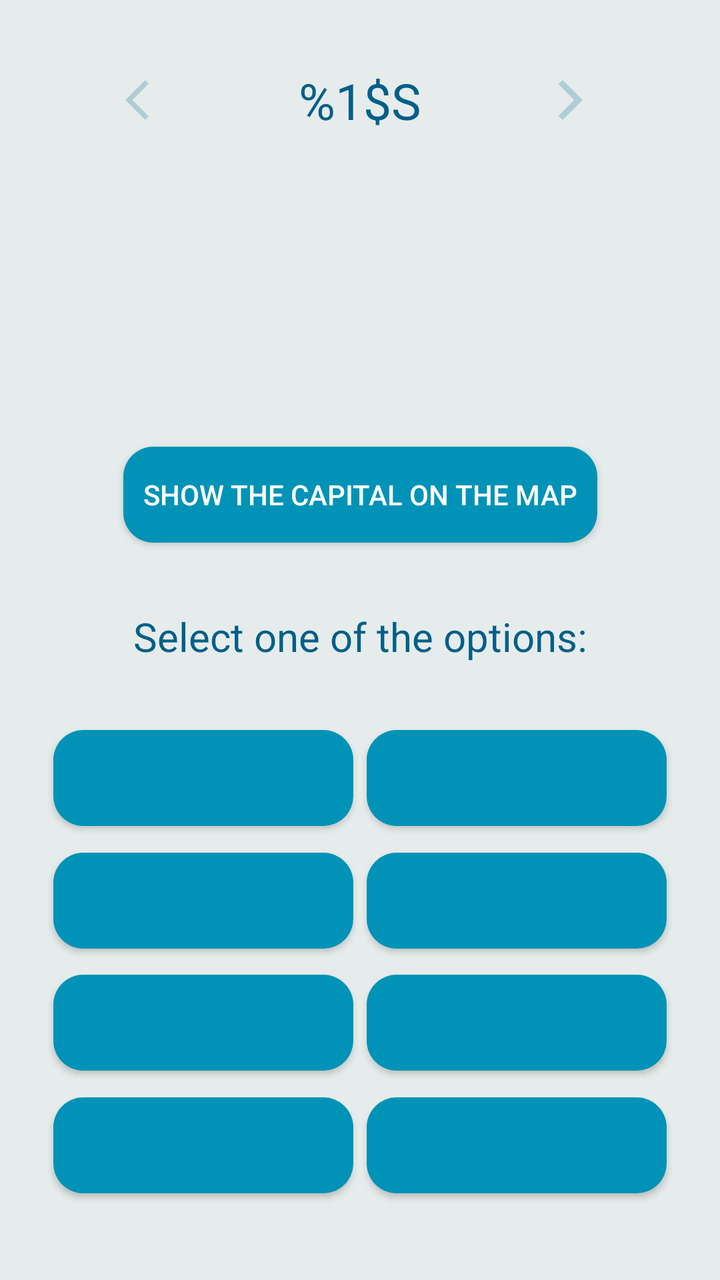
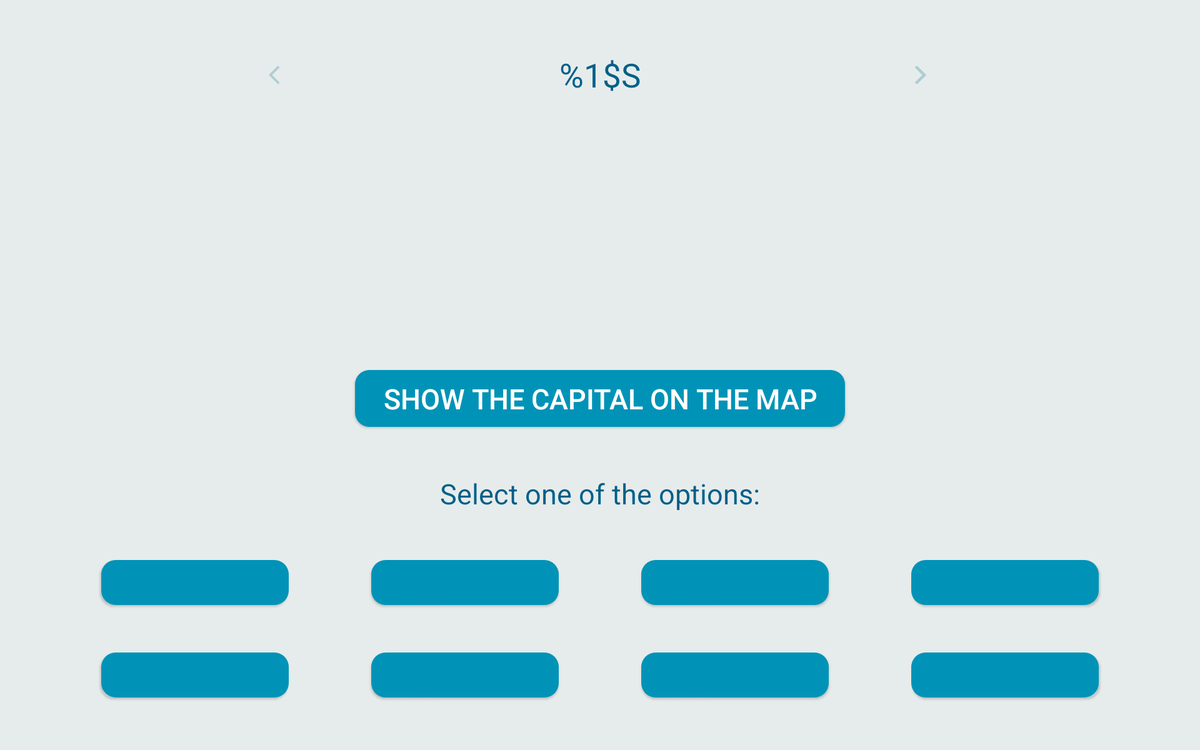

An Android layout and its configuration variant, each rendered on a device that would load it. The default file and the variant file are quoted in full after the pictures.
<!-- AndroidManifest.xml: application theme AppTheme -->
<!-- res/layout/fragment_country_capital.xml -->
<?xml version="1.0" encoding="utf-8"?>
<androidx.constraintlayout.widget.ConstraintLayout xmlns:android="http://schemas.android.com/apk/res/android"
    xmlns:app="http://schemas.android.com/apk/res-auto"
    android:id="@+id/constraint_layout"
    android:layout_width="match_parent"
    android:layout_height="match_parent"
    android:elevation="6dp">

    <ImageView
        android:id="@+id/swipe_right"
        android:layout_width="wrap_content"
        android:layout_height="wrap_content"
        android:contentDescription="@string/swipe_right"
        android:src="@drawable/ic_swipe_right"
        app:layout_constraintBottom_toBottomOf="@+id/question_view"
        app:layout_constraintEnd_toEndOf="parent"
        app:layout_constraintStart_toEndOf="@+id/question_view"
        app:layout_constraintTop_toTopOf="@+id/question_view" />

    <ImageView
        android:id="@+id/swipe_left"
        android:layout_width="wrap_content"
        android:layout_height="wrap_content"
        android:contentDescription="@string/swipe_left"
        android:src="@drawable/ic_swipe_left"
        app:layout_constraintBottom_toBottomOf="@+id/question_view"
        app:layout_constraintEnd_toStartOf="@+id/question_view"
        app:layout_constraintStart_toStartOf="parent"
        app:layout_constraintTop_toTopOf="@+id/question_view" />

    <TextView
        android:id="@+id/question_view"
        android:layout_width="wrap_content"
        android:layout_height="wrap_content"
        android:layout_marginStart="20dp"
        android:layout_marginTop="20dp"
        android:layout_marginEnd="20dp"
        android:gravity="center"
        android:text="@string/question_text"
        android:textAllCaps="true"
        android:textSize="25sp"
        app:layout_constraintBottom_toTopOf="@+id/flag_button"
        app:layout_constraintEnd_toEndOf="parent"
        app:layout_constraintHorizontal_bias="0.5"
        app:layout_constraintStart_toStartOf="parent"
        app:layout_constraintTop_toTopOf="parent" />

    <ImageButton
        android:id="@+id/flag_button"
        style="?android:attr/borderlessButtonStyle"
        android:layout_width="200dp"
        android:layout_height="100dp"
        android:layout_marginTop="10dp"
        android:contentDescription="@string/content_description_flag"
        android:scaleType="fitCenter"
        android:translationZ="2dp"
        app:layout_constraintBottom_toTopOf="@+id/map_button"
        app:layout_constraintEnd_toEndOf="parent"
        app:layout_constraintHorizontal_bias="0.5"
        app:layout_constraintStart_toStartOf="parent"
        app:layout_constraintTop_toBottomOf="@+id/question_view" />

    <TextView
        android:id="@+id/choice"
        android:layout_width="match_parent"
        android:layout_height="wrap_content"
        android:layout_marginTop="20dp"
        android:gravity="center"
        android:text="@string/choice"
        android:textSize="20sp"
        app:layout_constraintBottom_toTopOf="@+id/capital_button1"
        app:layout_constraintTop_toBottomOf="@+id/map_button" />

    <Button
        android:id="@+id/map_button"
        android:layout_width="wrap_content"
        android:layout_height="wrap_content"
        android:layout_marginStart="20dp"
        android:layout_marginTop="20dp"
        android:layout_marginEnd="20dp"
        android:text="@string/map_button_enable"
        app:layout_constraintBottom_toTopOf="@+id/choice"
        app:layout_constraintEnd_toEndOf="parent"
        app:layout_constraintHorizontal_bias="0.5"
        app:layout_constraintStart_toStartOf="parent"
        app:layout_constraintTop_toBottomOf="@+id/flag_button" />

    <Button
        android:id="@+id/capital_button1"
        android:layout_width="150dp"
        android:layout_height="wrap_content"
        android:layout_marginStart="20dp"
        android:layout_marginTop="20dp"
        app:layout_constraintBottom_toTopOf="@+id/capital_button3"
        app:layout_constraintEnd_toStartOf="@+id/capital_button2"
        app:layout_constraintHorizontal_bias="0.5"
        app:layout_constraintStart_toStartOf="parent"
        app:layout_constraintTop_toBottomOf="@+id/choice" />

    <Button
        android:id="@+id/capital_button2"
        android:layout_width="150dp"
        android:layout_height="wrap_content"
        android:layout_marginTop="20dp"
        android:layout_marginEnd="20dp"
        app:layout_constraintBottom_toTopOf="@+id/capital_button4"
        app:layout_constraintEnd_toEndOf="parent"
        app:layout_constraintHorizontal_bias="0.5"
        app:layout_constraintStart_toEndOf="@+id/capital_button1"
        app:layout_constraintTop_toBottomOf="@+id/choice" />

    <Button
        android:id="@+id/capital_button3"
        android:layout_width="150dp"
        android:layout_height="wrap_content"
        android:layout_marginStart="20dp"
        app:layout_constraintBottom_toTopOf="@+id/capital_button5"
        app:layout_constraintEnd_toStartOf="@+id/capital_button4"
        app:layout_constraintHorizontal_bias="0.5"
        app:layout_constraintStart_toStartOf="parent"
        app:layout_constraintTop_toBottomOf="@+id/capital_button1" />

    <Button
        android:id="@+id/capital_button4"
        android:layout_width="150dp"
        android:layout_height="wrap_content"
        android:layout_marginEnd="20dp"
        app:layout_constraintBottom_toTopOf="@+id/capital_button6"
        app:layout_constraintEnd_toEndOf="parent"
        app:layout_constraintHorizontal_bias="0.5"
        app:layout_constraintStart_toEndOf="@+id/capital_button3"
        app:layout_constraintTop_toBottomOf="@+id/capital_button2" />

    <Button
        android:id="@+id/capital_button5"
        android:layout_width="150dp"
        android:layout_height="wrap_content"
        android:layout_marginStart="20dp"
        app:layout_constraintBottom_toTopOf="@+id/capital_button8"
        app:layout_constraintEnd_toStartOf="@+id/capital_button6"
        app:layout_constraintHorizontal_bias="0.5"
        app:layout_constraintStart_toStartOf="parent"
        app:layout_constraintTop_toBottomOf="@+id/capital_button3" />

    <Button
        android:id="@+id/capital_button6"
        android:layout_width="150dp"
        android:layout_height="wrap_content"
        android:layout_marginEnd="20dp"
        app:layout_constraintBottom_toTopOf="@+id/capital_button7"
        app:layout_constraintEnd_toEndOf="parent"
        app:layout_constraintHorizontal_bias="0.5"
        app:layout_constraintStart_toEndOf="@+id/capital_button5"
        app:layout_constraintTop_toBottomOf="@+id/capital_button4" />

    <Button
        android:id="@+id/capital_button7"
        android:layout_width="150dp"
        android:layout_height="wrap_content"
        android:layout_marginEnd="20dp"
        android:layout_marginBottom="30dp"
        app:layout_constraintBottom_toBottomOf="parent"
        app:layout_constraintEnd_toEndOf="parent"
        app:layout_constraintHorizontal_bias="0.5"
        app:layout_constraintStart_toEndOf="@+id/capital_button8"
        app:layout_constraintTop_toBottomOf="@+id/capital_button6" />

    <Button
        android:id="@+id/capital_button8"
        android:layout_width="150dp"
        android:layout_height="wrap_content"
        android:layout_marginStart="20dp"
        android:layout_marginBottom="30dp"
        app:layout_constraintBottom_toBottomOf="parent"
        app:layout_constraintEnd_toStartOf="@+id/capital_button7"
        app:layout_constraintHorizontal_bias="0.5"
        app:layout_constraintStart_toStartOf="parent"
        app:layout_constraintTop_toBottomOf="@+id/capital_button5" />


</androidx.constraintlayout.widget.ConstraintLayout>
<!-- resources referenced by this layout -->
<resources>
  <!-- drawable ic_swipe_left (drawable-anydpi) -->
  <vector xmlns:android="http://schemas.android.com/apk/res/android"
      android:width="24dp"
      android:height="24dp"
      android:viewportWidth="24"
      android:viewportHeight="24"
      android:tint="#A0C5CF"
      android:alpha="0.8">
    <path
        android:fillColor="@android:color/white"
        android:pathData="M11.67,3.87L9.9,2.1 0,12l9.9,9.9 1.77,-1.77L3.54,12z"/>
  </vector>
  <!-- drawable ic_swipe_right (drawable-anydpi) -->
  <vector xmlns:android="http://schemas.android.com/apk/res/android"
      android:width="24dp"
      android:height="24dp"
      android:viewportWidth="24"
      android:viewportHeight="24"
      android:tint="#A0C5CF"
      android:alpha="0.8">
    <path
        android:fillColor="@android:color/white"
        android:pathData="M5.88,4.12L13.76,12l-7.88,7.88L8,22l10,-10L8,2z"/>
  </vector>
  <string name="choice">Select one of the options:</string>
  <string name="content_description_flag">Flag</string>
  <string name="map_button_enable">Show the capital on the map</string>
  <string name="question_text">%1$s</string>
  <string name="swipe_left">Swipe left to right</string>
  <string name="swipe_right">Swipe right to left</string>
  <style name="AppTheme" parent="Theme.AppCompat.Light.DarkActionBar">
          
          <item name="colorPrimary">@color/colorPrimary</item>
          <item name="colorPrimaryDark">@color/colorPrimaryDark</item>
          <item name="colorAccent">@color/colorAccent</item>
          <item name="android:windowBackground">@color/background</item>
          <item name="android:buttonStyle">@style/MyStyleButton</item>
          <item name="android:textColor">@color/text</item>
          <item name="android:alertDialogTheme">@style/MyStyleDialog</item>
  
      </style>
  <color name="colorPrimary">#005f89</color>
  <color name="colorPrimaryDark">#0093b7</color>
  <color name="colorAccent">#09cac7</color>
  <color name="background">#e6eceb</color>
  <style name="MyStyleButton" parent="Widget.AppCompat.Button.Colored">
          <item name="android:background">@drawable/button</item>
          <item name="android:textColor">@color/textButton</item>
  
          <item name="android:padding">10dp</item>
      </style>
  <color name="text">#005f89</color>
  <style name="MyStyleDialog" parent="Base.V7.Theme.AppCompat.Light">
          <item name="android:windowBackground">@color/background</item>
          <item name="android:windowIsFloating">true</item>
      </style>
  <!-- drawable button (drawable) -->
  <?xml version="1.0" encoding="utf-8"?>
  <selector xmlns:android="http://schemas.android.com/apk/res/android">
      <item android:state_enabled="false"
          android:drawable="@drawable/button_not_enabled" />
      <item android:drawable="@drawable/button_normal"/>
  </selector>
  <color name="textButton">#FFFFFF</color>
  <!-- drawable button_not_enabled (drawable) -->
  <?xml version="1.0" encoding="utf-8"?>
  <shape
      xmlns:android="http://schemas.android.com/apk/res/android"
      android:shape="rectangle">
      <solid android:color="@color/buttonNotEnabled"/>
      <corners android:radius="15dp"/>
  </shape>
  <!-- drawable button_normal (drawable) -->
  <?xml version="1.0" encoding="utf-8"?>
  <shape
      xmlns:android="http://schemas.android.com/apk/res/android"
      android:shape="rectangle">
      <solid android:color="@color/choiceButton"/>
      <corners android:radius="15dp"/>
  </shape>
  <color name="buttonNotEnabled">#a0c5cf</color>
  <color name="choiceButton">#0093b7</color>
</resources>
<!-- res/layout-sw800dp-land/fragment_country_capital.xml (the repository's variant of the layout above) -->
<!-- drawn on a large tablet held sideways -->
<?xml version="1.0" encoding="utf-8"?>
<androidx.constraintlayout.widget.ConstraintLayout xmlns:android="http://schemas.android.com/apk/res/android"
    xmlns:app="http://schemas.android.com/apk/res-auto"
    xmlns:tools="http://schemas.android.com/tools"
    android:id="@+id/constraint_layout"
    android:layout_width="match_parent"
    android:layout_height="match_parent"
    android:elevation="6dp">

    <ImageView
        android:id="@+id/swipe_right"
        android:layout_width="wrap_content"
        android:layout_height="wrap_content"
        android:contentDescription="@string/swipe_right"
        android:src="@drawable/ic_swipe_right"
        app:layout_constraintBottom_toBottomOf="@+id/question_view"
        app:layout_constraintEnd_toEndOf="parent"
        app:layout_constraintStart_toEndOf="@+id/question_view"
        app:layout_constraintTop_toTopOf="@+id/question_view" />

    <ImageView
        android:id="@+id/swipe_left"
        android:layout_width="wrap_content"
        android:layout_height="wrap_content"
        android:contentDescription="@string/swipe_left"
        android:src="@drawable/ic_swipe_left"
        app:layout_constraintBottom_toBottomOf="@+id/question_view"
        app:layout_constraintEnd_toStartOf="@+id/question_view"
        app:layout_constraintStart_toStartOf="parent"
        app:layout_constraintTop_toTopOf="@+id/question_view" />

    <TextView
        android:id="@+id/question_view"
        android:layout_width="wrap_content"
        android:layout_height="wrap_content"
        android:layout_marginStart="40dp"
        android:layout_marginTop="5dp"
        android:layout_marginEnd="40dp"
        android:gravity="center"
        android:text="@string/question_text"
        android:textAllCaps="true"
        android:textSize="35sp"
        app:layout_constraintBottom_toTopOf="@+id/flag_button"
        app:layout_constraintEnd_toEndOf="parent"
        app:layout_constraintHorizontal_bias="0.5"
        app:layout_constraintStart_toStartOf="parent"
        app:layout_constraintTop_toTopOf="parent" />

    <ImageButton
        android:id="@+id/flag_button"
        style="?android:attr/borderlessButtonStyle"
        android:layout_width="350dp"
        android:layout_height="190dp"
        android:contentDescription="@string/content_description_flag"
        android:scaleType="fitCenter"
        android:translationZ="2dp"
        app:layout_constraintBottom_toTopOf="@+id/map_button"
        app:layout_constraintEnd_toEndOf="parent"
        app:layout_constraintHorizontal_bias="0.5"
        app:layout_constraintStart_toStartOf="parent"
        app:layout_constraintTop_toBottomOf="@+id/question_view" />

    <TextView
        android:id="@+id/choice"
        android:layout_width="match_parent"
        android:layout_height="wrap_content"
        android:gravity="center"
        android:text="@string/choice"
        android:textSize="30sp"
        app:layout_constraintBottom_toTopOf="@+id/capital_button3"
        app:layout_constraintTop_toBottomOf="@+id/map_button" />

    <Button
        android:id="@+id/map_button"
        android:layout_width="wrap_content"
        android:layout_height="wrap_content"
        android:layout_marginStart="40dp"
        android:layout_marginEnd="40dp"
        android:paddingStart="30dp"
        android:paddingEnd="30dp"
        android:text="@string/map_button_enable"
        android:textSize="30sp"
        app:layout_constraintBottom_toTopOf="@+id/choice"
        app:layout_constraintEnd_toEndOf="parent"
        app:layout_constraintHorizontal_bias="0.5"
        app:layout_constraintStart_toStartOf="parent"
        app:layout_constraintTop_toBottomOf="@+id/flag_button" />

    <Button
        android:id="@+id/capital_button1"
        android:layout_width="200dp"
        android:layout_height="wrap_content"
        android:layout_marginStart="20dp"
        android:textSize="20sp"
        app:layout_constraintBottom_toTopOf="@+id/capital_button2"
        app:layout_constraintEnd_toStartOf="@+id/capital_button3"
        app:layout_constraintHorizontal_bias="0.5"
        app:layout_constraintStart_toStartOf="parent"
        app:layout_constraintTop_toBottomOf="@+id/choice" />

    <Button
        android:id="@+id/capital_button2"
        android:layout_width="200dp"
        android:layout_height="wrap_content"
        android:layout_marginStart="20dp"
        android:layout_marginBottom="5dp"
        android:textSize="20sp"
        app:layout_constraintBottom_toBottomOf="parent"
        app:layout_constraintEnd_toStartOf="@+id/capital_button4"
        app:layout_constraintHorizontal_bias="0.5"
        app:layout_constraintStart_toStartOf="parent"
        app:layout_constraintTop_toBottomOf="@+id/capital_button1" />

    <Button
        android:id="@+id/capital_button3"
        android:layout_width="200dp"
        android:layout_height="wrap_content"
        android:textSize="20sp"
        app:layout_constraintBottom_toTopOf="@+id/capital_button4"
        app:layout_constraintEnd_toStartOf="@+id/capital_button5"
        app:layout_constraintHorizontal_bias="0.5"
        app:layout_constraintStart_toEndOf="@+id/capital_button1"
        app:layout_constraintTop_toBottomOf="@+id/choice" />

    <Button
        android:id="@+id/capital_button4"
        android:layout_width="200dp"
        android:layout_height="wrap_content"
        android:layout_marginBottom="5dp"
        android:textSize="20sp"
        app:layout_constraintBottom_toBottomOf="parent"
        app:layout_constraintEnd_toStartOf="@+id/capital_button6"
        app:layout_constraintHorizontal_bias="0.5"
        app:layout_constraintStart_toEndOf="@+id/capital_button2"
        app:layout_constraintTop_toBottomOf="@+id/capital_button3" />

    <Button
        android:id="@+id/capital_button5"
        android:layout_width="200dp"
        android:layout_height="wrap_content"
        android:textSize="20sp"
        app:layout_constraintBottom_toTopOf="@+id/capital_button6"
        app:layout_constraintEnd_toStartOf="@+id/capital_button7"
        app:layout_constraintHorizontal_bias="0.5"
        app:layout_constraintStart_toEndOf="@+id/capital_button3"
        app:layout_constraintTop_toBottomOf="@+id/choice" />

    <Button
        android:id="@+id/capital_button6"
        android:layout_width="200dp"
        android:layout_height="wrap_content"
        android:layout_marginBottom="5dp"
        android:textSize="20sp"
        app:layout_constraintBottom_toBottomOf="parent"
        app:layout_constraintEnd_toStartOf="@+id/capital_button8"
        app:layout_constraintHorizontal_bias="0.5"
        app:layout_constraintStart_toEndOf="@+id/capital_button4"
        app:layout_constraintTop_toBottomOf="@+id/capital_button5" />

    <Button
        android:id="@+id/capital_button7"
        android:layout_width="200dp"
        android:layout_height="wrap_content"
        android:layout_marginEnd="20dp"
        android:textSize="20sp"
        app:layout_constraintBottom_toTopOf="@+id/capital_button8"
        app:layout_constraintEnd_toEndOf="parent"
        app:layout_constraintHorizontal_bias="0.5"
        app:layout_constraintStart_toEndOf="@+id/capital_button5"
        app:layout_constraintTop_toBottomOf="@+id/choice" />

    <Button
        android:id="@+id/capital_button8"
        android:layout_width="200dp"
        android:layout_height="wrap_content"
        android:layout_marginEnd="20dp"
        android:layout_marginBottom="5dp"
        android:textSize="20sp"
        app:layout_constraintBottom_toBottomOf="parent"
        app:layout_constraintEnd_toEndOf="parent"
        app:layout_constraintHorizontal_bias="0.5"
        app:layout_constraintStart_toEndOf="@+id/capital_button6"
        app:layout_constraintTop_toBottomOf="@+id/capital_button7" />


</androidx.constraintlayout.widget.ConstraintLayout>
